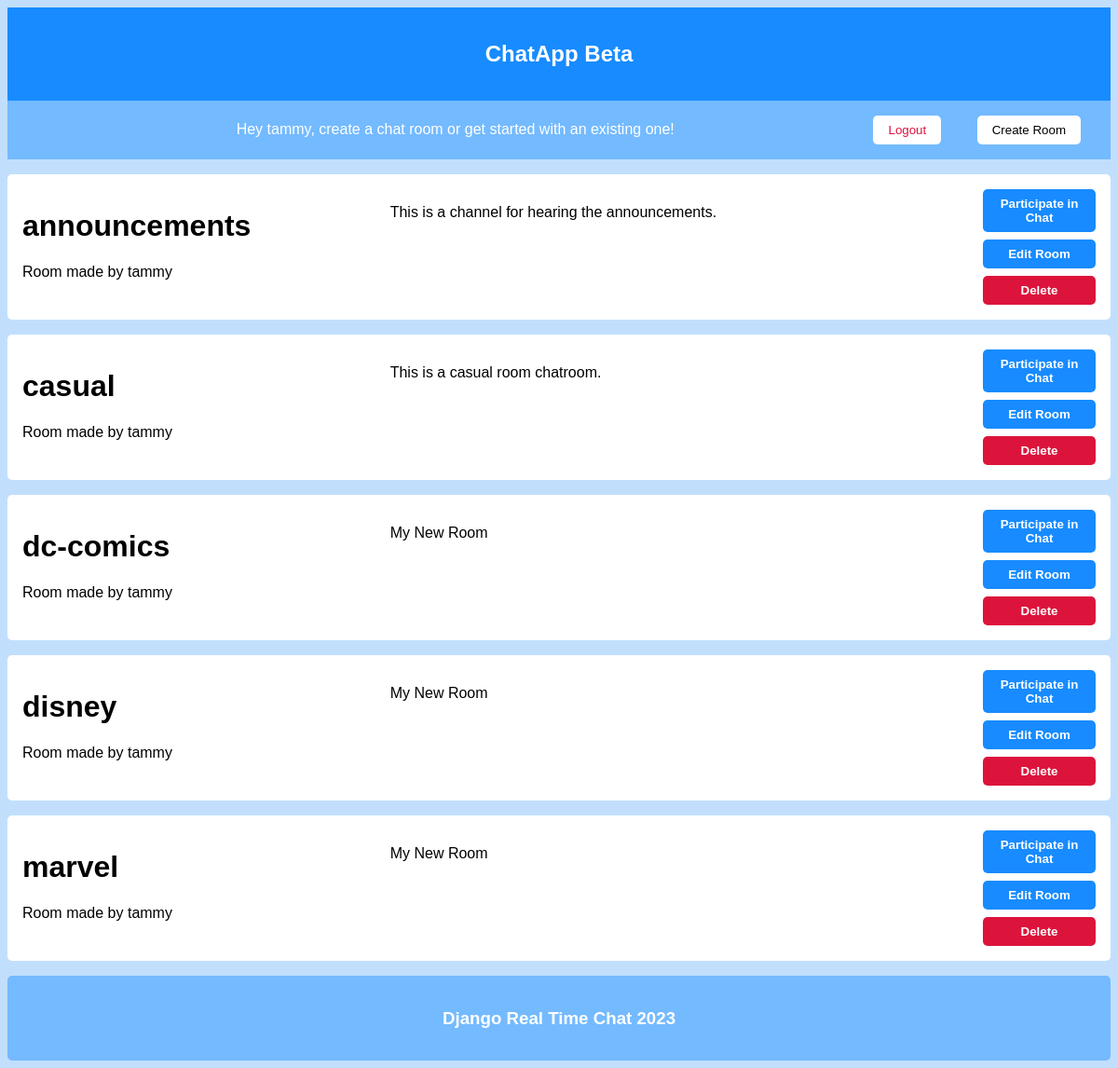
Screenshot of /chat/rooms/ (signed in) with the database file from the repository.
### chat/models.py (models this page shows, shortened)
class Room(models.Model):
    name = models.CharField(max_length=50)
    description = models.CharField(max_length=500, default='My New Room')
    created_by = models.ForeignKey(User, on_delete=models.CASCADE, null=True)
    villa = models.ForeignKey(Villa, on_delete=models.CASCADE, null=True)

### chat/views.py (the view)
# urls.py: path('rooms/', views.home, name='home'),
def home(request):
    rooms = Room.objects.all().order_by('name')
    user = request.user
    return render(request, 'chat/home.html', {'rooms': rooms, 'user': user})

### chat/templates/chat/home.html (shortened to what this page needs)
{% extends 'base.html' %}
{% load static %}
{% block content %}
    {% if rooms %}
    <div class="rooms-displayer">
        {% for room in rooms %}
            <div class="container">
                <div>
                    <h1>{{room.name}}</h1>
                    <p>Room made by {{room.created_by.username}}</p>
                </div>
                <div>
                    <p>{{room.description}}</p>
                </div>
                <div class="room-actions">
                    <a href="{% url 'chat:room' room.name %}"><button class="button link">Participate in Chat</button></a>
                    {% if user.username == room.created_by.username %}
                    <a href="{% url 'chat:edit_room' room.id %}"><button class="link button">Edit Room</button></a>
                    <form action="{% url 'chat:delete_room'%}" method="post">
                        <button class="link button" type="submit" style="background-color: crimson;">Delete</button>
                    </form>
                    {% endif %}
                </div>
            </div>
        {% endfor %}
    </div>
    {% else %}
        <h3>Oops! It doesn't seem like anyone has made any rooms at all, perhaps make a new one?</h3>
    {% endif %}
{% endblock %}

### templates/navbar.html (shortened to what this page needs)
{% load static %}
<nav>
    <div class="header-a">
        <div class="link"><h1><a href="{% url 'chat:home_main' %}" style="text-decoration: none; color: inherit;">ChatApp Beta</a></h1></div>
    </div>
    {% if user.is_authenticated %}
        <div class="header-b">
            <div style="margin: auto;">
                Hey {{user.username}},
                create a chat room or get started with an existing one!
            </div>
            <div class="navbar-actions">
                <div class="link"><a href="{% url 'chat:logout' %}"><button class="navbar-a red">Logout</button></a></div>
                <div class="link"><a href="{% url 'chat:create_room' %}"><button class="navbar-a">Create Room</button></a></div>
            </div>
        </div>
    {% else %}
        <div class="header-b">
            <p>It appears that you are not signed in! You can't chat unless you <a href="{% url 'chat:login' %}">log in</a> to your account.</p>
        </div>
    {% endif %}
</nav>

### static/styles.css (style rules this page uses)
body { font-family: Arial, Helvetica, sans-serif; background-color: rgb(193, 223, 253); }
.header-a { background-color: rgb(23, 139, 255); color: white; padding: 1rem 2rem; display: flex; justify-content: space-around; }
.navbar-a { text-decoration: none; border-radius: 5px; padding: 0.5rem 1rem; background-color: white; border: 0; }
.navbar-actions { display: grid; grid-template-columns: 1fr 1fr; }
.link { margin: auto 0; cursor: pointer; font-family: inherit; transition-duration: 0.5s; transition-timing-function: cubic-bezier(0.165, 0.84, 0.44, 1); }
.red { color: crimson; }
.header-b { padding: 1rem 2rem; background-color: rgb(116, 186, 255); color: white; display: flex; justify-content: space-evenly; }
.room-actions { display: grid; justify-items: stretch; gap: 0.5rem; }
.rooms-displayer { display: grid; padding: 1rem 0rem; gap: 1rem; }
.container { border-radius: 5px; padding: 1rem; display: grid; gap: 2rem; grid-template-columns: 3fr 5fr 1fr; background-color: white; }
.button { border-radius: 5px; color: white; font-weight: 600; background-color: rgb(23, 139, 255); padding: 0.5rem 1rem; width: 100%; border: 0; }
a { text-decoration: none; }

### rows the page displays
Room: name "announcements", created_by.username "tammy", description "This is a channel for hearing the announcements."
Room: name "casual", created_by.username "tammy", description "This is a casual room chatroom."
Room: name "dc-comics", created_by.username "tammy", description "My New Room"
Room: name "disney", created_by.username "tammy", description "My New Room"
Room: name "marvel", created_by.username "tammy", description "My New Room"

### other values shown
{{ user.username }} "tammy"
